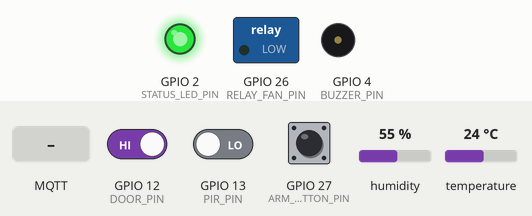
This sketch was run on a simulated ESP32. Parts: switched loads named in the sketch (green lamp = pin HIGH), output pins drawn as LEDs (lit = HIGH), buzzer (waves = sounding, pin HIGH). Inputs (shaded band) come from the test bench; at power-on: temperature 24 °C, GPIO 27 (ARM_BUTTON_PIN) HIGH, GPIO 12 (DOOR_PIN) HIGH, GPIO 13 (PIR_PIN) LOW, humidity 55 %. WiFi joins after 1.5 s; servers stay silent unless stated; no MQTT or app messages arrive unless stated; what the sketch prints to the serial monitor is not drawn.

Above: at 6.9 s.
7.0 s: temperature set to 29.2 °C
10.5 s: temperature set to 30.6 °C
At 13.6 s:
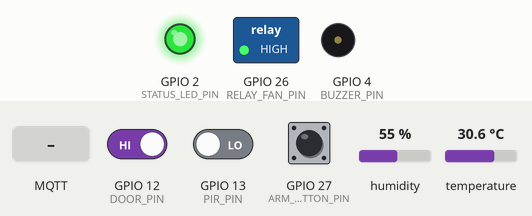
14.2 s: MQTT message "DISARM" arrives on the first subscribed topic
At 17.0 s:
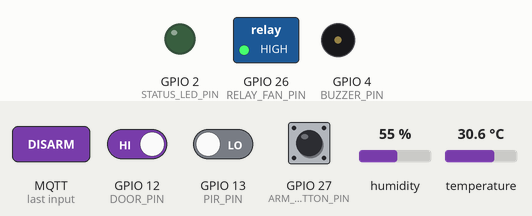
17.7 s: GPIO 27 (ARM_BUTTON_PIN) pulled LOW for 1 s
At 20.21 s:
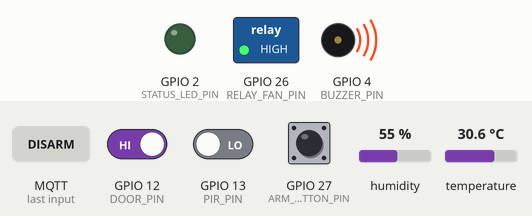
21.6 s: GPIO 12 (DOOR_PIN) driven LOW
At 22.12 s:
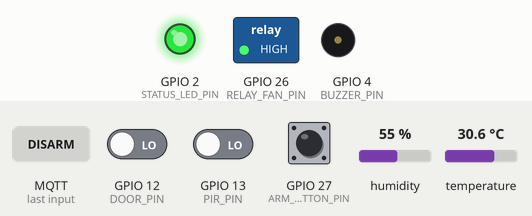
24.4 s: GPIO 13 (PIR_PIN) driven HIGH
At 24.98 s:
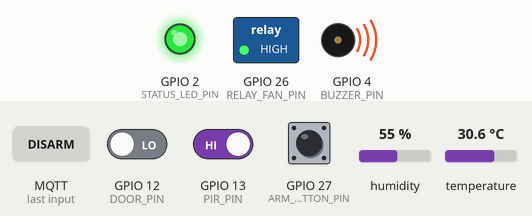
Timing chart, 0 to 28.9 s (numbered marks = the images above; inputs shaded):
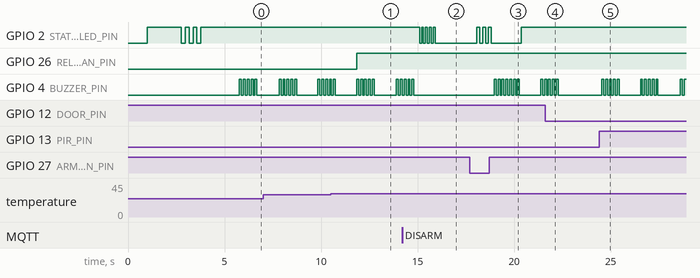

The sketch:

sketch.ino
```cpp
/*
 * DATA CENTER SENTINEL - Advanced IoT Monitoring System
 * Combines Environmental Control (Temperature Hysteresis)
 * with Active Security (Arm/Disarm Intruder Detection)
 *
 * Hardware Components:
 * - DHT22: Temperature/Humidity Sensor
 * - PIR: Motion Detector
 * - Reed Switch: Door Sensor
 * - Relay: Cooling Fan Control
 * - Buzzer: Alarm Siren
 * - Push Button: Arm/Disarm Toggle
 * - LED: System Status Indicator
 */

// Include necessary libraries for the project
#include <Arduino.h>        // Core Arduino framework for ESP32
#include <WiFi.h>          // WiFi connectivity library
#include <PubSubClient.h>  // MQTT protocol client library
#include <DHT.h>           // DHT temperature/humidity sensor library
#include <ArduinoJson.h>   // JSON serialization for MQTT messages

// ========================================
// CONFIGURATION - CHANGE THESE VALUES
// ========================================
const char* WIFI_SSID = "Wokwi-GUEST";      // WiFi network name (for Wokwi simulation)
const char* WIFI_PASSWORD = "";              // WiFi password (no password for Wokwi)

// MQTT Configuration (Using free public broker)
const char* MQTT_BROKER = "broker.hivemq.com";  // HiveMQ public MQTT broker address
const int MQTT_PORT = 1883;                      // Standard MQTT port (non-SSL)
const char* MQTT_CLIENT_ID = "ESP32_DataCenter_Sentinel";  // Unique identifier for this device
const char* MQTT_TOPIC_STATUS = "aiu/datacenter/status";   // Topic for publishing system status
const char* MQTT_TOPIC_COMMAND = "aiu/datacenter/command"; // Topic for receiving remote commands
const char* MQTT_TOPIC_ALARM = "aiu/datacenter/alarm";     // Topic for alarm notifications

// ========================================
// HARDWARE PIN DEFINITIONS
// ========================================
#define DHT_PIN 15              // GPIO pin for DHT22 Temperature/Humidity Sensor
#define PIR_PIN 13              // GPIO pin for PIR Motion Sensor
#define DOOR_PIN 12             // GPIO pin for Reed Switch (Door Sensor)
#define RELAY_FAN_PIN 26        // GPIO pin for Relay controlling cooling fan
#define BUZZER_PIN 4            // GPIO pin for Active Buzzer (Alarm Siren)
#define ARM_BUTTON_PIN 27       // GPIO pin for Push button to Arm/Disarm system
#define STATUS_LED_PIN 2        // GPIO pin for Status LED (ON = Armed)

#define DHT_TYPE DHT22          // Specify DHT sensor type (DHT22/AM2302)

// ========================================
// TEMPERATURE CONTROL THRESHOLDS
// ========================================
#define TEMP_HIGH_THRESHOLD 30.0    // Turn fan ON when temperature exceeds this value (°C)
#define TEMP_LOW_THRESHOLD 28.0     // Turn fan OFF when temperature drops below this (°C) - creates hysteresis
#define HUMIDITY_WARNING 70.0       // High humidity warning threshold (%)

// ========================================
// GLOBAL OBJECTS
// ========================================
DHT dhtSensor(DHT_PIN, DHT_TYPE);  // Create DHT sensor object with pin and type
WiFiClient wifiClient;              // Create WiFi client for network connection
PubSubClient mqttClient(wifiClient); // Create MQTT client using WiFi connection

// ========================================
// SYSTEM STATE VARIABLES
// ========================================
bool systemArmed = true;          // Security system armed status (true = armed, false = disarmed)
bool fanIsOn = false;             // Cooling fan state (true = running, false = stopped)
bool alarmActive = false;         // Alarm triggered state (true = alarm sounding)
unsigned long lastButtonPress = 0; // Timestamp of last button press (for debouncing)
unsigned long lastPublish = 0;     // Timestamp of last MQTT publish (for timing control)
unsigned long lastSensorRead = 0;  // Timestamp of last sensor read (for timing control)

// Sensor readings - store latest values from all sensors
float currentTemp = 0.0;           // Current temperature reading (°C)
float currentHumidity = 0.0;       // Current humidity reading (%)
bool motionDetected = false;       // PIR motion sensor state (true = motion detected)
bool doorOpen = false;             // Door sensor state (true = door open)
bool buttonPressed = false;        // Arm/Disarm button state (true = pressed)

// Status message - human-readable system status
String systemStatus = "INITIALIZING";  // Current system status text

// ========================================
// FUNCTION PROTOTYPES
// ========================================
void connectWiFi();                 // Establish WiFi connection
void connectMQTT();                 // Connect to MQTT broker
void readSensors();                 // Read all sensor values
void processEnvironmentalControl(); // Handle temperature-based fan control
void processSecuritySystem();       // Handle security monitoring and alarms
void handleButtonPress();           // Process arm/disarm button input
void soundAlarm(int duration);      // Trigger alarm buzzer
void publishStatus();               // Send system status via MQTT
void mqttCallback(char* topic, byte* payload, unsigned int length); // Handle incoming MQTT messages
void blinkLED(int times, int delayMs); // Blink status LED for visual feedback

// ========================================
// SETUP FUNCTION
// ========================================
void setup() {
  // Initialize serial communication for debugging
  Serial.begin(115200);  // Set baud rate to 115200
  delay(1000);           // Wait for serial monitor to initialize

  // Print startup banner
  Serial.println("\n\n========================================");
  Serial.println("   DATA CENTER SENTINEL v2.0");
  Serial.println("   Advanced IoT Monitoring System");
  Serial.println("========================================\n");

  // Initialize GPIO pins as inputs or outputs
  pinMode(PIR_PIN, INPUT);                    // PIR sensor as input
  pinMode(DOOR_PIN, INPUT_PULLUP);            // Door sensor with internal pull-up resistor (HIGH = open)
  pinMode(ARM_BUTTON_PIN, INPUT_PULLUP);      // Button with internal pull-up (LOW = pressed)

  pinMode(RELAY_FAN_PIN, OUTPUT);             // Relay control as output
  pinMode(BUZZER_PIN, OUTPUT);                // Buzzer control as output
  pinMode(STATUS_LED_PIN, OUTPUT);            // LED indicator as output

  // Set initial output states - all OFF except LED based on armed status
  digitalWrite(RELAY_FAN_PIN, LOW);           // Fan OFF initially
  digitalWrite(BUZZER_PIN, LOW);              // Buzzer OFF initially
  digitalWrite(STATUS_LED_PIN, systemArmed ? HIGH : LOW);  // LED matches armed state

  // Initialize DHT sensor
  dhtSensor.begin();  // Start DHT22 sensor
  Serial.println("✓ Sensors initialized");

  // Connect to WiFi network
  connectWiFi();

  // Setup MQTT connection
  mqttClient.setServer(MQTT_BROKER, MQTT_PORT);  // Configure MQTT broker address and port
  mqttClient.setCallback(mqttCallback);           // Set callback function for incoming messages
  connectMQTT();                                  // Attempt initial connection

  // Startup sequence - provide user feedback
  Serial.println("\n✓ System Ready!");
  Serial.printf("✓ Security System: %s\n", systemArmed ? "ARMED" : "DISARMED");
  blinkLED(3, 200);  // Blink LED 3 times to indicate ready state

  delay(2000); // Allow sensors to stabilize before starting main loop
}

// ========================================
// MAIN LOOP
// ========================================
void loop() {
  // Maintain MQTT connection - reconnect if disconnected
  if (!mqttClient.connected()) {
    connectMQTT();  // Attempt to reconnect
  }
  mqttClient.loop();  // Process incoming MQTT messages and maintain connection

  // Read sensors every 2 seconds to avoid overwhelming the system
  if (millis() - lastSensorRead >= 2000) {  // Check if 2000ms have passed
    lastSensorRead = millis();  // Update timestamp
    readSensors();              // Read all sensor values
  }

  // Check for button press to arm/disarm system
  handleButtonPress();

  // Process environmental control logic (fan control based on temperature)
  processEnvironmentalControl();

  // Process security system logic (motion and door detection)
  processSecuritySystem();

  // Publish status to MQTT every 5 seconds for remote monitoring
  if (millis() - lastPublish >= 5000) {  // Check if 5000ms have passed
    lastPublish = millis();  // Update timestamp
    publishStatus();         // Send status update
  }

  // Update status LED to match armed state
  digitalWrite(STATUS_LED_PIN, systemArmed ? HIGH : LOW);

  delay(100); // Small delay for system stability and reduced CPU usage
}

// ========================================
// WiFi CONNECTION
// ========================================
void connectWiFi() {
  Serial.print("Connecting to WiFi");
  WiFi.mode(WIFI_STA);  // Set WiFi to station mode (client)
  WiFi.begin(WIFI_SSID, WIFI_PASSWORD);  // Start connection attempt

  int attempts = 0;  // Counter for connection attempts
  // Try to connect for up to 30 attempts (15 seconds)
  while (WiFi.status() != WL_CONNECTED && attempts < 30) {
    delay(500);        // Wait 500ms between attempts
    Serial.print("."); // Print progress indicator
    attempts++;        // Increment attempt counter
  }

  // Check connection result
  if (WiFi.status() == WL_CONNECTED) {
    Serial.println("\n✓ WiFi Connected!");
    Serial.print("  IP Address: ");
    Serial.println(WiFi.localIP());  // Print assigned IP address
  } else {
    Serial.println("\n✗ WiFi Connection Failed!");
  }
}

// ========================================
// MQTT CONNECTION
// ========================================
void connectMQTT() {
  // Only attempt MQTT connection if WiFi is connected
  if (WiFi.status() != WL_CONNECTED) {
    return;
  }

  Serial.print("Connecting to MQTT broker...");

  // Attempt to connect to MQTT broker with client ID
  if (mqttClient.connect(MQTT_CLIENT_ID)) {
    Serial.println(" ✓ Connected!");

    // Subscribe to command topic for remote control capability
    mqttClient.subscribe(MQTT_TOPIC_COMMAND);
    Serial.printf("  Subscribed to: %s\n", MQTT_TOPIC_COMMAND);
  } else {
    Serial.print(" ✗ Failed, rc=");
    Serial.println(mqttClient.state());  // Print error code for debugging
  }
}

// ========================================
// MQTT CALLBACK (Remote Commands)
// ========================================
void mqttCallback(char* topic, byte* payload, unsigned int length) {
  // Convert payload bytes to String for easier processing
  String message = "";
  for (unsigned int i = 0; i < length; i++) {
    message += (char)payload[i];  // Append each character
  }

  Serial.printf("\n[MQTT] Command received: %s\n", message.c_str());

  // Process ARM command - enable security system remotely
  if (message == "ARM") {
    systemArmed = true;     // Enable security monitoring
    alarmActive = false;    // Clear any active alarms
    Serial.println("🔒 System ARMED remotely");
    blinkLED(3, 150);       // Visual confirmation
  }
  // Process DISARM command - disable security system remotely
  else if (message == "DISARM") {
    systemArmed = false;           // Disable security monitoring
    alarmActive = false;           // Clear any active alarms
    digitalWrite(BUZZER_PIN, LOW); // Turn off buzzer immediately
    Serial.println("🔓 System DISARMED remotely");
    blinkLED(5, 100);              // Visual confirmation (different pattern)
  }
  // Process TEST_ALARM command - test alarm functionality
  else if (message == "TEST_ALARM") {
    soundAlarm(2);  // Sound alarm for 2 seconds
  }
  // Process STATUS command - force immediate status update
  else if (message == "STATUS") {
    publishStatus();  // Send current status immediately
  }
}

// ========================================
// READ ALL SENSORS
// ========================================
void readSensors() {
  // Read temperature and humidity from DHT22 sensor
  float h = dhtSensor.readHumidity();     // Get humidity reading
  float t = dhtSensor.readTemperature();  // Get temperature reading in Celsius

  // Check if readings are valid (not NaN - Not a Number)
  if (!isnan(h) && !isnan(t)) {
    currentTemp = t;       // Update temperature variable
    currentHumidity = h;   // Update humidity variable
  } else {
    Serial.println("⚠️ DHT sensor read error");  // Log error if reading failed
  }

  // Read digital sensors - PIR motion detector
  motionDetected = digitalRead(PIR_PIN) == HIGH;  // HIGH = motion detected

  // Read door sensor (reed switch with pull-up resistor)
  doorOpen = digitalRead(DOOR_PIN) == HIGH;  // Pull-up means HIGH = open, LOW = closed

  // Read arm/disarm button (with pull-up resistor)
  buttonPressed = digitalRead(ARM_BUTTON_PIN) == LOW;  // Pull-up means LOW = pressed
}

// ========================================
// ENVIRONMENTAL CONTROL (Hysteresis Logic)
// ========================================
void processEnvironmentalControl() {
  // Hysteresis cooling control prevents rapid on/off cycling
  // Turn fan ON if temp > 30°C, keep ON until temp < 28°C

  // Check if temperature exceeds high threshold AND fan is currently off
  if (currentTemp > TEMP_HIGH_THRESHOLD && !fanIsOn) {
    digitalWrite(RELAY_FAN_PIN, HIGH);  // Activate relay to turn fan ON
    fanIsOn = true;                     // Update fan state variable
    Serial.println("🌡️ HEAT WARNING! Fan STARTED");
    Serial.printf("   Temperature: %.1f°C (Threshold: %.1f°C)\n",
                  currentTemp, TEMP_HIGH_THRESHOLD);
  }
  // Check if temperature drops below low threshold AND fan is currently on
  else if (currentTemp < TEMP_LOW_THRESHOLD && fanIsOn) {
    digitalWrite(RELAY_FAN_PIN, LOW);  // Deactivate relay to turn fan OFF
    fanIsOn = false;                   // Update fan state variable
    Serial.println("❄️ Temperature normalized. Fan STOPPED");
    Serial.printf("   Temperature: %.1f°C (Threshold: %.1f°C)\n",
                  currentTemp, TEMP_LOW_THRESHOLD);
  }
  // Note: If temp is between 28-30°C, fan state remains unchanged (hysteresis band)

  // Humidity warning (informational only, no action taken)
  static bool humidityWarningShown = false;  // Track if warning already displayed
  if (currentHumidity > HUMIDITY_WARNING && !humidityWarningShown) {
    Serial.printf("💧 High humidity detected: %.1f%%\n", currentHumidity);
    humidityWarningShown = true;  // Set flag to prevent repeated warnings
  } else if (currentHumidity <= HUMIDITY_WARNING) {
    humidityWarningShown = false;  // Reset flag when humidity normalizes
  }
}

// ========================================
// SECURITY SYSTEM (State Machine)
// ========================================
void processSecuritySystem() {
  systemStatus = "SECURE";  // Default status (no threats detected)

  // Only monitor for threats if system is armed
  if (systemArmed) {
    // Check for perimeter breach (door opened)
    if (doorOpen) {
      alarmActive = true;                     // Trigger alarm
      systemStatus = "🚨 BREACH: DOOR OPEN";  // Update status message

      if (!alarmActive) { // First detection (prevent log spam)
        Serial.println("\n!!! SECURITY BREACH DETECTED !!!");
        Serial.println("    Door sensor triggered");
      }
    }
    // Check for interior intrusion (motion detected) - only if door is closed
    else if (motionDetected) {
      alarmActive = true;                          // Trigger alarm
      systemStatus = "🚨 BREACH: INTERIOR MOTION"; // Update status message

      // Rate-limit logging to prevent serial monitor spam
      static unsigned long lastMotionLog = 0;
      if (millis() - lastMotionLog > 5000) {  // Log every 5 seconds max
        Serial.println("\n!!! SECURITY BREACH DETECTED !!!");
        Serial.println("    Motion sensor triggered");
        lastMotionLog = millis();  // Update timestamp
      }
    }
    else {
      // No threats detected - clear alarm if it was active
      if (alarmActive) {
        Serial.println("✓ Threat cleared");  // Log when threat is resolved
      }
      alarmActive = false;  // Deactivate alarm
    }
  } else {
    // System disarmed - ignore all sensors
    systemStatus = "DISARMED";  // Update status
    alarmActive = false;         // Ensure alarm is off
  }

  // Sound alarm if active and system is armed
  if (alarmActive && systemArmed) {
    static unsigned long lastBeep = 0;  // Track last beep time
    if (millis() - lastBeep > 1000) {   // Beep every second
      soundAlarm(1);                    // Sound alarm for 1 second
      lastBeep = millis();              // Update timestamp
    }
  } else {
    digitalWrite(BUZZER_PIN, LOW);  // Ensure buzzer is off when alarm not active
  }
}

// ========================================
// BUTTON HANDLER (Arm/Disarm Toggle)
// ========================================
void handleButtonPress() {
  // Check if button is pressed AND debounce time has passed (1 second)
  if (buttonPressed && (millis() - lastButtonPress > 1000)) {
    // Toggle armed state (true becomes false, false becomes true)
    systemArmed = !systemArmed;
    alarmActive = false;  // Reset alarm on state change
    lastButtonPress = millis();  // Update debounce timestamp

    // Log state change with visual separator
    Serial.println("\n========================================");
    Serial.printf("   SECURITY STATE CHANGED: %s\n",
                  systemArmed ? "🔒 ARMED" : "🔓 DISARMED");
    Serial.println("========================================\n");

    // Visual feedback - blink LED
    blinkLED(3, 150);

    // Audible feedback - two short beeps
    for (int i = 0; i < 2; i++) {
      digitalWrite(BUZZER_PIN, HIGH);  // Turn buzzer on
      delay(100);                      // Keep on for 100ms
      digitalWrite(BUZZER_PIN, LOW);   // Turn buzzer off
      delay(100);                      // Keep off for 100ms
    }
  }
}

// ========================================
// ALARM SIREN
// ========================================
void soundAlarm(int duration) {
  // Create alarm pattern by rapidly toggling buzzer
  for (int i = 0; i < duration * 5; i++) {  // 5 cycles per second
    digitalWrite(BUZZER_PIN, HIGH);  // Turn buzzer on
    delay(100);                      // On for 100ms
    digitalWrite(BUZZER_PIN, LOW);   // Turn buzzer off
    delay(100);                      // Off for 100ms
  }
}

// ========================================
// BLINK LED
// ========================================
void blinkLED(int times, int delayMs) {
  bool originalState = digitalRead(STATUS_LED_PIN);  // Save current LED state

  // Blink specified number of times
  for (int i = 0; i < times; i++) {
    digitalWrite(STATUS_LED_PIN, HIGH);  // Turn LED on
    delay(delayMs);                      // Wait
    digitalWrite(STATUS_LED_PIN, LOW);   // Turn LED off
    delay(delayMs);                      // Wait
  }

  digitalWrite(STATUS_LED_PIN, originalState);  // Restore original LED state
}

// ========================================
// PUBLISH STATUS TO MQTT
// ========================================
void publishStatus() {
  // Don't attempt to publish if MQTT is disconnected
  if (!mqttClient.connected()) {
    return;
  }

  // Create JSON document with 512 bytes of memory
  StaticJsonDocument<512> doc;

  // Add environmental data to JSON
  doc["temperature"] = round(currentTemp * 10) / 10.0;      // Round to 1 decimal place
  doc["humidity"] = round(currentHumidity * 10) / 10.0;     // Round to 1 decimal place
  doc["fan_active"] = fanIsOn;                              // Fan state (boolean)

  // Add security data to JSON
  doc["armed"] = systemArmed;                // System armed state
  doc["alarm_active"] = alarmActive;         // Alarm triggered state
  doc["door_open"] = doorOpen;               // Door sensor state
  doc["motion_detected"] = motionDetected;   // Motion sensor state
  doc["status"] = systemStatus;              // Human-readable status message

  // Add system info to JSON
  doc["uptime"] = millis() / 1000;  // System uptime in seconds
  doc["rssi"] = WiFi.RSSI();        // WiFi signal strength (dBm)

  // Serialize JSON document to string
  String jsonString;
  serializeJson(doc, jsonString);

  // Publish to main status topic
  mqttClient.publish(MQTT_TOPIC_STATUS, jsonString.c_str());

  // Publish alarm state separately for easy monitoring/alerting
  if (alarmActive) {
    mqttClient.publish(MQTT_TOPIC_ALARM, "ACTIVE");
  }

  // Print formatted status to serial monitor for debugging
  Serial.println("\n[MQTT Published]");
  Serial.println(jsonString);
  Serial.println("─────────────────────────────────────────");
  Serial.printf("🌡️ Temp: %.1f°C | 💧 Humidity: %.1f%%\n", currentTemp, currentHumidity);
  Serial.printf("🌀 Fan: %s | 🔒 Armed: %s\n",
                fanIsOn ? "ON " : "OFF",
                systemArmed ? "YES" : "NO ");
  Serial.printf("🚪 Door: %s | 👁️ Motion: %s\n",
                doorOpen ? "OPEN  " : "CLOSED",
                motionDetected ? "YES" : "NO ");
  Serial.printf("📊 Status: %s\n", systemStatus.c_str());
  Serial.println("─────────────────────────────────────────\n");
}
```

Measured:
- the behaviour switches between 30 and 30.1 °C on temperature (found by bisection; images 0 and 1)
- after the input at 10.5 s, GPIO 26 (RELAY_FAN_PIN): LOW → HIGH after 1.3 s
- after the input at 14.2 s, GPIO 2 (STATUS_LED_PIN): alternates HIGH for 0.10 s and LOW for 0.10 s, 9 changes in all, then stays LOW, starting after 0.90 s; GPIO 4 (BUZZER_PIN): goes on until 14.8 s, then stays LOW
- after the input at 17.7 s, GPIO 2 (STATUS_LED_PIN): LOW → HIGH after 0.37 s, then repeats every 0.30 s: LOW 0.15 s, HIGH 0.15 s; GPIO 4 (BUZZER_PIN): goes 6 × (HIGH 0.10 s, LOW 0.10 s), HIGH 0.10 s, LOW 1.1 s, HIGH 0.10 s, LOW 0.10 s, then HIGH, starting after 1.3 s
- after the input at 21.6 s, GPIO 4 (BUZZER_PIN): goes on until 22.3 s, then stays LOW
- after the input at 24.4 s, GPIO 4 (BUZZER_PIN): LOW → HIGH after 0.14 s, then repeats every 2.0 s: 4 × (LOW 0.10 s, HIGH 0.10 s), LOW 1.1 s, HIGH 0.10 s
